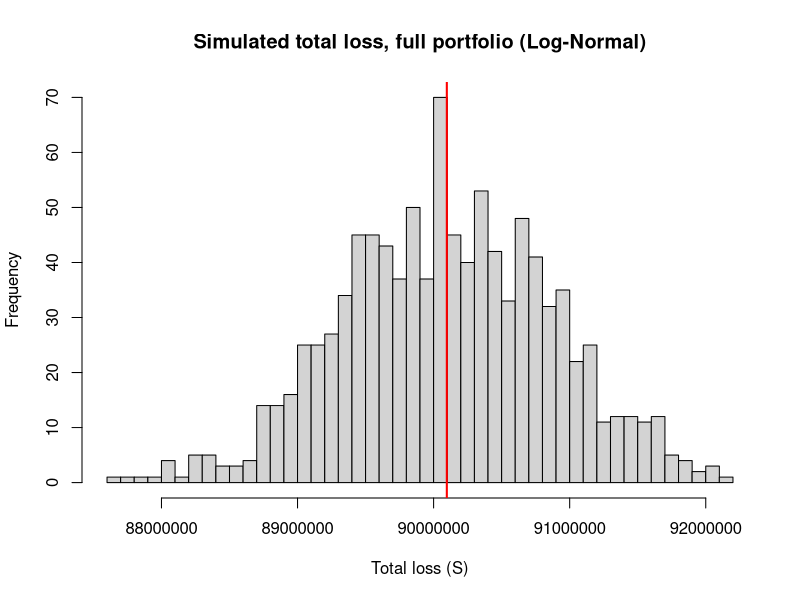

The R source for this figure:
library(MASS)
options(scipen = 999)

dir.create("results", showWarnings = FALSE)
dir.create("figures", showWarnings = FALSE)

set.seed(1234)   # makes the random simulation reproducible: same numbers every run

# ---- 0. Plug in the fitted parameters  ----

# Frequency: negative binomial, fit on ClaimNb ~ offset(log(Exposure))
nb_theta  <- 0.5703          # from results/frequency_models.csv
nb_rate   <- 0.0746          # annual claims per policy-year (NegBin fitted rate)

# Severity: log-normal, fit on ClaimAmount / 1000 (thousands)
ln_mu <- -0.06107862          # from results/severity_models.csv
ln_sd <- 1.13000160            # from results/severity_models.csv

# ---- 1. Simulate one year for a SMALL block of policies ----
# A block of policies, each with 1 year of exposure, so total exposure = n_policies.
n_policies <- 677991
n_sims     <- 1000           # number of times we repeat the whole year

# glm.nb parameterizes the negative binomial by mu (mean) and theta (size).
# For n_policies with 1 year of exposure each, total expected claims = n_policies * nb_rate.
mu_block <- n_policies * nb_rate

simulate_one_year <- function(mu, theta, rate, ln_mu, ln_sd) {
  N <- rnbinom(1, size = n_policies * theta, mu = n_policies * rate)      # total claims for the block this year
  if (N == 0) return(0)
  X <- rlnorm(N, meanlog = ln_mu, sdlog = ln_sd) * 1000   # claim sizes, back in original units
  sum(X)
}

S <- replicate(n_sims, simulate_one_year(n_policies, nb_theta, nb_rate, ln_mu, ln_sd))

# ---- 2. Summarize the simulated aggregate loss ----
sim_summary <- data.frame(
  stat  = c("mean", "sd", "variance", "min", "median",
            "p90", "p95", "p99", "p995", "max"),
  value = c(mean(S), sd(S), var(S), min(S), median(S),
            quantile(S, 0.90), quantile(S, 0.95), quantile(S, 0.99),
            quantile(S, 0.995), max(S))
)
print(sim_summary)
write.csv(sim_summary, "results/sim_portfolio_summary.csv", row.names = FALSE)

# ---- 3. Check the simulation against the theoretical formulas ----
# E(S)   = E(N) * E(X)
# Var(S) = E(N) * Var(X) + Var(N) * E(X)^2
EX   <- exp(ln_mu + ln_sd^2 / 2) * 1000                      # mean claim size
VarX <- (exp(ln_sd^2) - 1) * exp(2 * ln_mu + ln_sd^2) * 1000^2  # variance of claim size

EN   <- n_policies * nb_rate                         # mean number of claims
VarN <- EN + EN^2 / (n_policies * nb_theta)       # negative binomial variance

E_S_theory   <- EN * EX
Var_S_theory <- EN * VarX + VarN * EX^2

check <- data.frame(
  quantity = c("E(S)", "Var(S)"),
  simulated   = c(mean(S), var(S)),
  theoretical = c(E_S_theory, Var_S_theory)
)
check$pct_diff <- round((check$simulated - check$theoretical) / check$theoretical * 100, 2)
print(check)
write.csv(check, "results/sim_portfolio_check.csv", row.names = FALSE)
# These should be close (within a few percent). A big gap usually means a
# units mistake (thousands vs. dollars) or a typo in the parameters above.

# ---- 4. Look at the simulated distribution ----
hist(S, breaks = 60, main = "Simulated total loss, full portfolio (Log-Normal)",
     xlab = "Total loss (S)")
abline(v = mean(S), col = "red", lwd = 2)
dev.copy(png, "figures/sim_portfolio_hist.png", width = 800, height = 500)
dev.off()

# ---- 5. Scale up to the whole portfolio ----
# Once the block-level simulation looks right, re-run with:
#   n_policies <- 677991      # or nrow(freq) if freq is loaded
#   n_sims     <- 1000        # fewer sims needed since each one is more stable
# A portfolio-wide run can take longer, since each simulated year draws many
# more claims. Time a single run first with system.time(simulate_one_year(...))
# before committing to 1000+ repeats.
